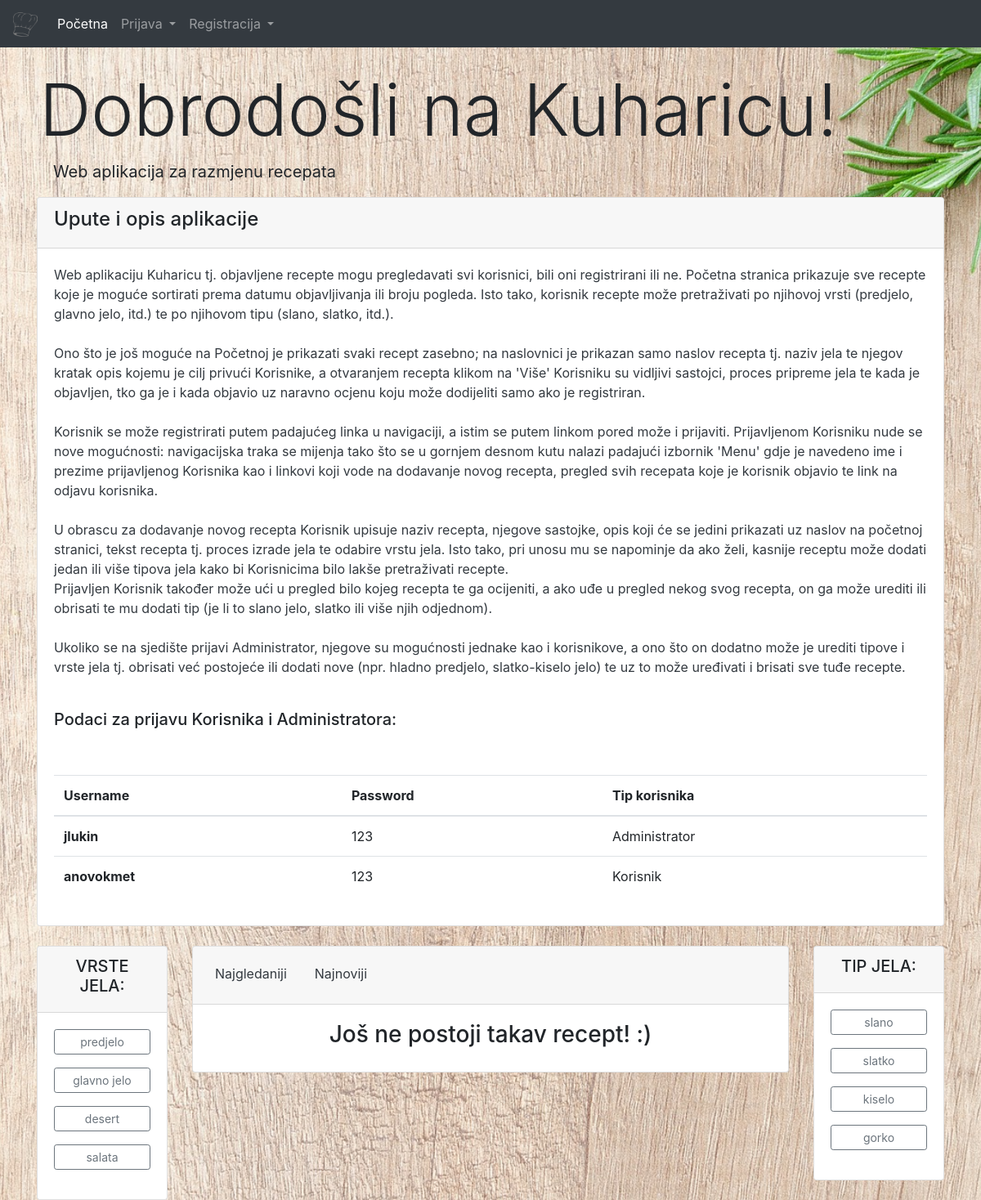
The page /?a=vrsta_jela&id=1 on the database as committed earlier.
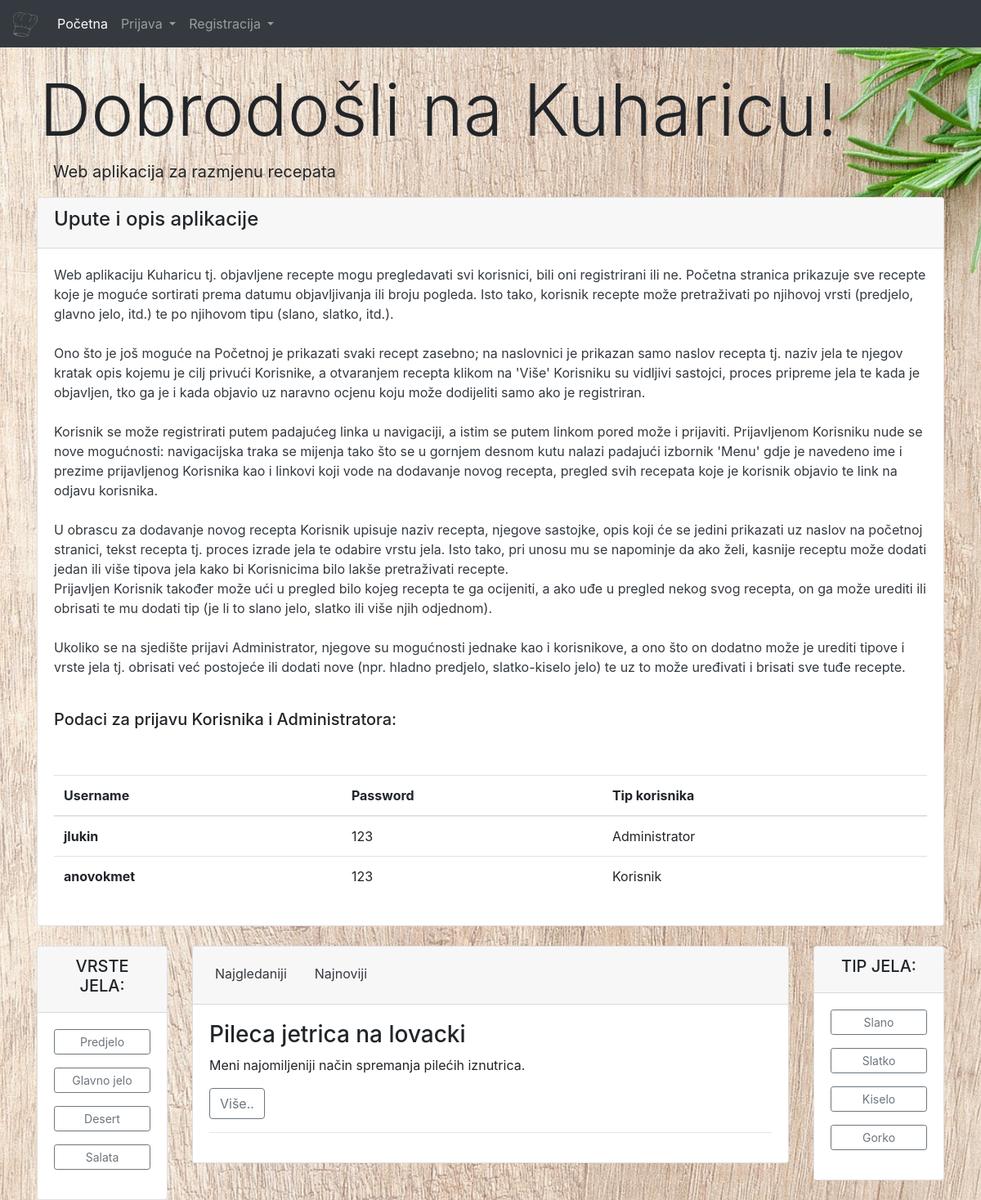
The same page on the database as committed later.
### tables this page shows
CREATE TABLE IF NOT EXISTS `vrsta_jela` (
  `id` int(10) UNSIGNED NOT NULL AUTO_INCREMENT,
  `naziv` varchar(50) NOT NULL,
  PRIMARY KEY (`id`)
);

CREATE TABLE IF NOT EXISTS `tip` (
  `id` int(10) UNSIGNED NOT NULL AUTO_INCREMENT,
  `naziv` varchar(50) NOT NULL,
  PRIMARY KEY (`id`)
);

CREATE TABLE IF NOT EXISTS `recept` (
  `id` int(10) UNSIGNED NOT NULL AUTO_INCREMENT,
  `naslov` varchar(50) NOT NULL,
  `vk_autora` int(11) NOT NULL,
  `vk_vrsta_jela` int(11) NOT NULL,
  `datum_objavljivanja` date NOT NULL,
  `sastojci` varchar(300) NOT NULL,
  `opis` varchar(500) NOT NULL,
  `tekst_recepta` varchar(800) NOT NULL,
  `ocjena` int(11) NOT NULL,
  `br_pregleda` int(11) NOT NULL,
  PRIMARY KEY (`id`),
  KEY `vk_autora` (`vk_autora`),
  KEY `vk_vrsta_jela` (`vk_vrsta_jela`)
);

### Help/database.php (called while the page is built, shortened)
<?php
class kuharica_baza {
    public static function connect() {
        $c = new mysqli(self::host, self::user, self::pass, self::database);
        $c->query("SET CHARACTER SET utf8");
        return $c;
    }
}
?>

### index.php (called while the page is built, shortened)
<?php
require_once ('Controller/ManagerVrsta_jela.php');
require_once ('Help/database.php');
require_once ('Model/ModelVrsta_jela.php');
require_once ('Model/ModelRecept.php');
require_once ('Controller/ManagerRecept.php');
require_once ('Controller/ManagerTip.php');
require_once ('Model/ModelTip.php');
$rm = new ManagerRecept();
$vjm = new ManagerVrsta_jela();
$vt = new ManagerTip();
if (!isset($_GET['a'])) {
    $a = '';
} else {
    $a = $_GET['a'];
}
switch ($a) {
    case 'vrsta_jela':  $navigacija = 'navigacijaPocetna';
                        $recept = $rm->getRecept('kategorija');
                        $vrsta_jela = $vjm->getVrsta_jela();
                        $vrsta_tipa = $vt->getTip();
                        break;
}
include_once './View/Pocetna.php';
?>

### Controller/ManagerVrsta_jela.php (called while the page is built, shortened)
<?php
class ManagerVrsta_jela{
    private $vise_vrsta_jela = array();
    private $c;
    public function __construct(){
            $this->c = kuharica_baza::connect();
    }
    public function getVrsta_jela(){
        $sql = "SELECT * FROM vrsta_jela";
        $r = $this->c->query($sql);
        while($row = $r->fetch_assoc()){
            $v = new Vrsta_jela();
            $v->setId($row['id']);
            $v->setNaziv($row['naziv']);
            $this->vise_vrsta_jela[] = $v;
        }
        return $this->vise_vrsta_jela;
    }
}
?>

### Model/ModelVrsta_jela.php (called while the page is built, shortened)
<?php
class Vrsta_jela {
    private $id;
    private $naziv;
    public function getId(){return $this->id; }
    public function getNaziv(){return $this->naziv; }
    public function setId($id){ $this->id = $id; }
    public function setNaziv($naziv){ $this->naziv = $naziv; }
}
?>

### Controller/ManagerRecept.php (called while the page is built, shortened)
<?php
class ManagerRecept {
    private $vise_vrsta_recepata = array();
    private $c;
    public function __construct() {
        $this->c = kuharica_baza::connect();
    }
    public function getRecept($prikaz = 'svi') {
        switch ($prikaz) {
            case 'kategorija': $id = $_GET['id'];
                $sql = "SELECT r.id, r.naslov, r.sastojci, r.opis, r.tekst_recepta, r.vk_vrsta_jela, r.datum_objavljivanja, r.br_pregleda, r.ocjena,r.br_ocjena, k.id AS kid, k.ime, k.prezime, v.naziv
                                        FROM recept r
                                        LEFT JOIN vrsta_jela v ON (r.vk_vrsta_jela = v.id)
                                        LEFT JOIN korisnik k ON (r.vk_autora = k.id)
                                        WHERE v.id = $id ";
                break;
        }
        $r = $this->c->query($sql);
        while ($row = $r->fetch_assoc()) {
            $v = new Recept();
            $v->setId($row['id']);
            $v->setNaslov($row['naslov']);
            $v->setAutor($row['kid']);
            $v->setVrstaJela($row['vk_vrsta_jela']);
            $v->setDatum($row['datum_objavljivanja']);
            $v->setSastojci($row['sastojci']);
            $v->setOpis($row['opis']);
            $v->setTekstRecepta($row['tekst_recepta']);
            $v->setBrOcjena($row['br_ocjena']);
            $v->setOcjena($row['ocjena']);
            $v->setBrojPregleda($row['br_pregleda']);
            $this->vise_vrsta_recepata[] = $v;
        }
        return $this->vise_vrsta_recepata;
    }
}
?>

### Controller/ManagerTip.php (called while the page is built, shortened)
<?php
class ManagerTip {
    private $vise_vrsta_tipova = array();
    private $c;
    public function __construct(){
            $this->c = kuharica_baza::connect();
    }
    public function getTip(){
        $sql = "SELECT * FROM tip";
        $r = $this->c->query($sql);
        while($row = $r->fetch_assoc()){
            $v = new Tip();
            $v->setId($row['id']);
            $v->setNaziv($row['naziv']);
            $this->vise_vrsta_tipova[] = $v;
        }
        return $this->vise_vrsta_tipova;
    }
}
?>

### Model/ModelTip.php (called while the page is built, shortened)
<?php
class Tip {
    private $id;
    private $naziv;
    public function getId(){return $this->id; }
    public function getNaziv(){return $this->naziv; }
    public function setId($id){ $this->id = $id; }
    public function setNaziv($naziv){ $this->naziv = $naziv; }
}
?>

### Model/ModelRecept.php (called while the page is built, shortened)
<?php
class Recept {
    private $id;
    private $naslov;
    private $opis;
    public function getId(){return $this->id;}
    public function getNaslov(){return $this->naslov;}
    public function getOpis(){return $this->opis;}
    public function setId($id){$this->id=$id;}
    public function setNaslov($naslov){$this->naslov=$naslov;}
    public function setOpis($opis){$this->opis=$opis;}
}
?>

### View/prikazVrste_jela.php (the view)
<?php
foreach ($vrsta_jela as $v){
    echo '<p><a class="btn btn-outline-secondary btn-sm btn-block" href="?a=vrsta_jela&id='.$v->getId().'">'.$v->getNaziv().'</a></p>';
}
?>

### View/pregled.php
<?php
if(count($recept)== 0){
    echo '<h3 class="text-center">Još ne postoji takav recept! :)</h3>';
}
foreach ($recept as $r) {
    echo '<h3>'.$r->getNaslov().'</h3>';
    echo '<p>'.$r->getOpis().'</p>';
    echo '<p><a class="btn btn-outline-secondary" href="?a=recept&id='.$r->getId().'">Više..</a></p>';
    echo '<hr>';
}
?>

### View/prikazTip.php
<?php
foreach ($vrsta_tipa as $v){
    echo '<p><a class="btn btn-outline-secondary btn-sm btn-block" href="?a=tip&id='.$v->getId().'">'.$v->getNaziv().'</a></p>';
}
?>

Rows that differ between the two databases and show on the page:
changed vrsta_jela: naziv "predjelo" → "Predjelo"
changed vrsta_jela: naziv "glavno jelo" → "Glavno jelo"
changed vrsta_jela: naziv "desert" → "Desert"
changed vrsta_jela: naziv "salata" → "Salata"
added recept: naslov "Pileca jetrica na lovacki", opis "Meni najomiljeniji način spremanja pilećih iznutrica."
changed tip: naziv "slano" → "Slano"
changed tip: naziv "slatko" → "Slatko"
changed tip: naziv "kiselo" → "Kiselo"
changed tip: naziv "gorko" → "Gorko"
Other text that changed with them:
text no longer shown: "Još ne postoji takav recept! :)"
